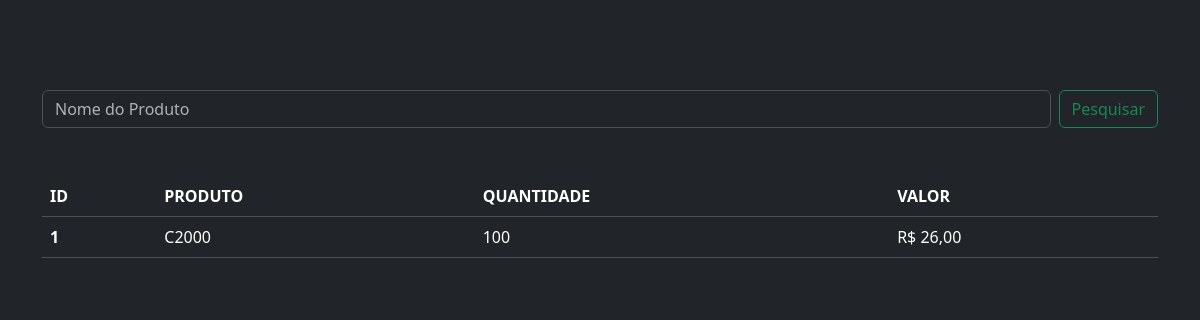
Before: /estoque_filipe/ with the older database file.
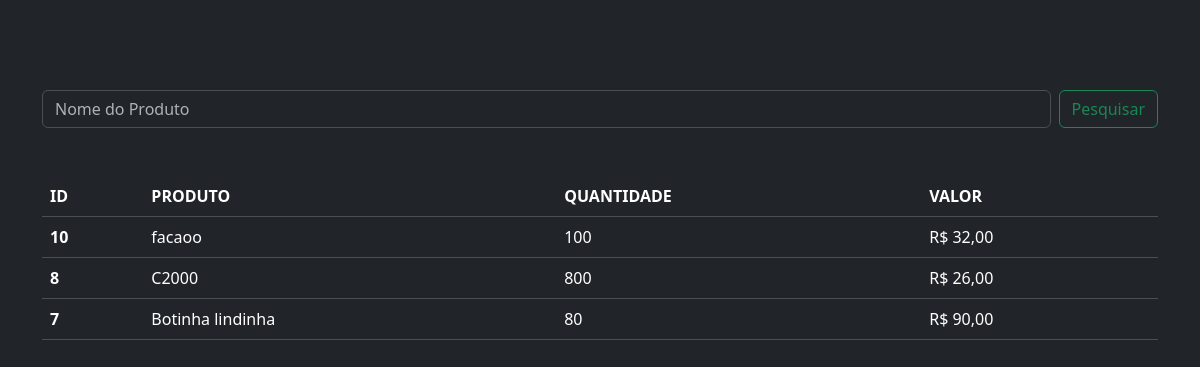
After: the same page with the newer database file.
### carroestoque/models.py (models this page shows, shortened)
class EstoqueCarroFilipe(models.Model):
    produto = models.ForeignKey(Produto, on_delete=models.CASCADE)
    quantidade = models.IntegerField(default=0)
    valor = models.DecimalField(max_digits=7 , decimal_places=2, blank=True, null=True ,default=0.00)
    data_entrada = models.DateTimeField(auto_now_add=True)
    class Meta:
        ordering = ['-id']

### produto/models.py (models this page shows)
class Produto(models.Model):
    produto = models.CharField(max_length=200)
    tipo = models.OneToOneField(Tipo, on_delete=models.CASCADE)
    marca = models.CharField(max_length=100)
    custo = models.DecimalField(decimal_places=2 , max_digits=8)
    preco_venda = models.DecimalField(decimal_places=2 , max_digits=8)
    quantidade = models.IntegerField()
    class Meta:
        ordering = ['produto']
    def __str__(self):
        return f"{self.produto}"

### carroestoque/views.py (the view)
# urls.py: path('estoque_filipe/', EstoqueCarroFilipeView.as_view() ,name='estoque_filipe'),
class EstoqueCarroFilipeView(ListView):
    queryset = EstoqueCarroFilipe.objects.all()
    template_name = 'estoque_carro_filipe.html'
    context_object_name = 'car_filipe'
    def get_queryset(self):
        query_filipe = super().get_queryset()
        search_filipe = self.request.GET.get('carro_filipe')
        if search_filipe:
            query_filipe = query_filipe.filter(produto__produto__icontains=search_filipe)
        return query_filipe
    def get_context_data(self, **kwargs):
        context = super().get_context_data(**kwargs)
        context['title'] = 'Estoque filipe'
        context['custo'] = get_metricas_filipe()
        return context

### carroestoque/metrica.py (called while the page is built)
def get_metricas_filipe():
    prod_carro = EstoqueCarroFilipe.objects.all()
    custo_de_estoque = sum(produto.valor * produto.quantidade for produto in prod_carro)
    valor_bruto = sum(produto.valor * produto.quantidade for produto in prod_carro)
    quantidade_total = sum(produto.quantidade for produto in prod_carro)
    return dict(
        custo_de_estoque = number_format(custo_de_estoque, decimal_pos=2, force_grouping=True),
        quantidade_total = quantidade_total,
    )

### carroestoque/templates/estoque_carro_filipe.html (shortened to what this page needs)
{% extends "base.html" %}
{% block content %}
  <div class="container">
    <div>
      <form class="d-flex mb-5" role="search">
        <input class="form-control me-2" type="search" placeholder="Nome do Produto" aria-label="Search" name="carro_filipe">
        <button class="btn btn-outline-success" type="submit">Pesquisar</button>
      </form>
    </div>
    <table class="table">
      <thead>
        <tr>
          <th scope="col">ID</th>
          <th scope="col">PRODUTO</th>
          <th scope="col">QUANTIDADE</th>
          <th scope="col">VALOR</th>
        </tr>
      </thead>
      <tbody>
        {% for filipe in car_filipe %}
          <tr>
            <th scope="row">{{filipe.id}}</th>
            <td>{{filipe.produto}}</td>
            <td>{{filipe.quantidade}}</td>
            <td>R$ {{filipe.valor}}</td>
          </tr>
        {% endfor %}
      </tbody>
    </table>
  </div>
{% endblock %}

### templates/base.html (shortened to what this page needs)
{% load static %}
<!DOCTYPE html>
<html lang="pt-br" data-bs-theme="dark" >
<head>
    <link rel="stylesheet" href="{% static "css/base.css" %}">
    <link rel="stylesheet" href="{% static "css/home.css" %}">
    <link rel="stylesheet" href="{% static "css/tabela.css" %}">
    <link href="https://cdn.jsdelivr.net/npm/bootstrap@5.3.3/dist/css/bootstrap.min.css" rel="stylesheet">
</head>
<body>
    <header class="mb-3 fixed-top">
    </header>
    <main>
        {% block content %}
        {% endblock %}
    </main>
</body>
</html>

### static/css/base.css (style rules this page uses)
header { height:15vh; position: relative; top: 0; }
main { position: relative; top: 90px; height:80vh; }

### static/css/tabela.css (style rules this page uses)
thead tr { position: sticky; top: 20vh; }

Changed rows visible on the page:
removed EstoqueCarroFilipe: id "1", produto "C2000", quantidade "100", valor "26,00"
added EstoqueCarroFilipe: id "10", produto "facaoo", quantidade "100", valor "32,00"
added EstoqueCarroFilipe: id "8", produto "C2000", quantidade "800", valor "26,00"
added EstoqueCarroFilipe: id "7", produto "Botinha lindinha", quantidade "80", valor "90,00"
